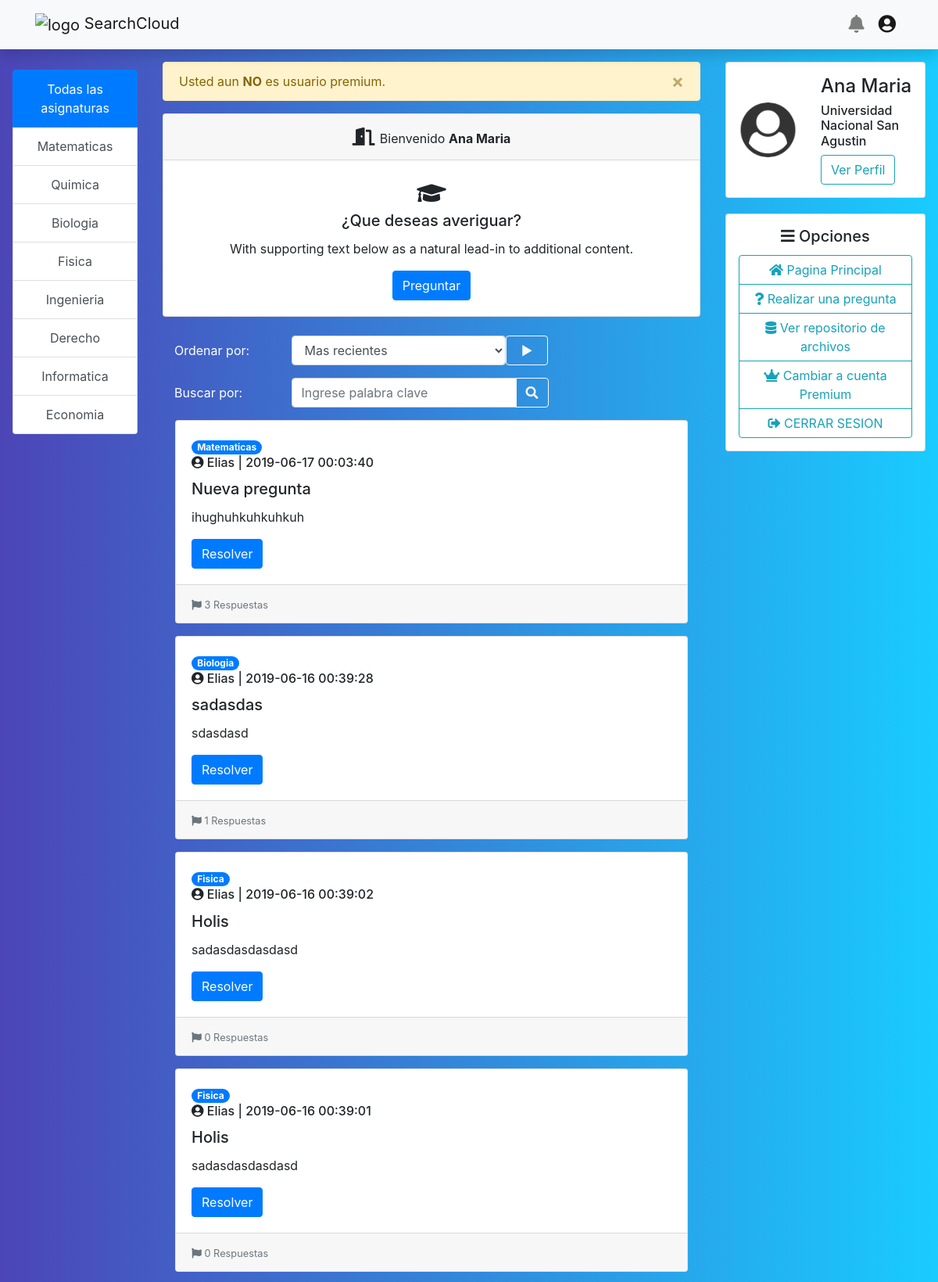
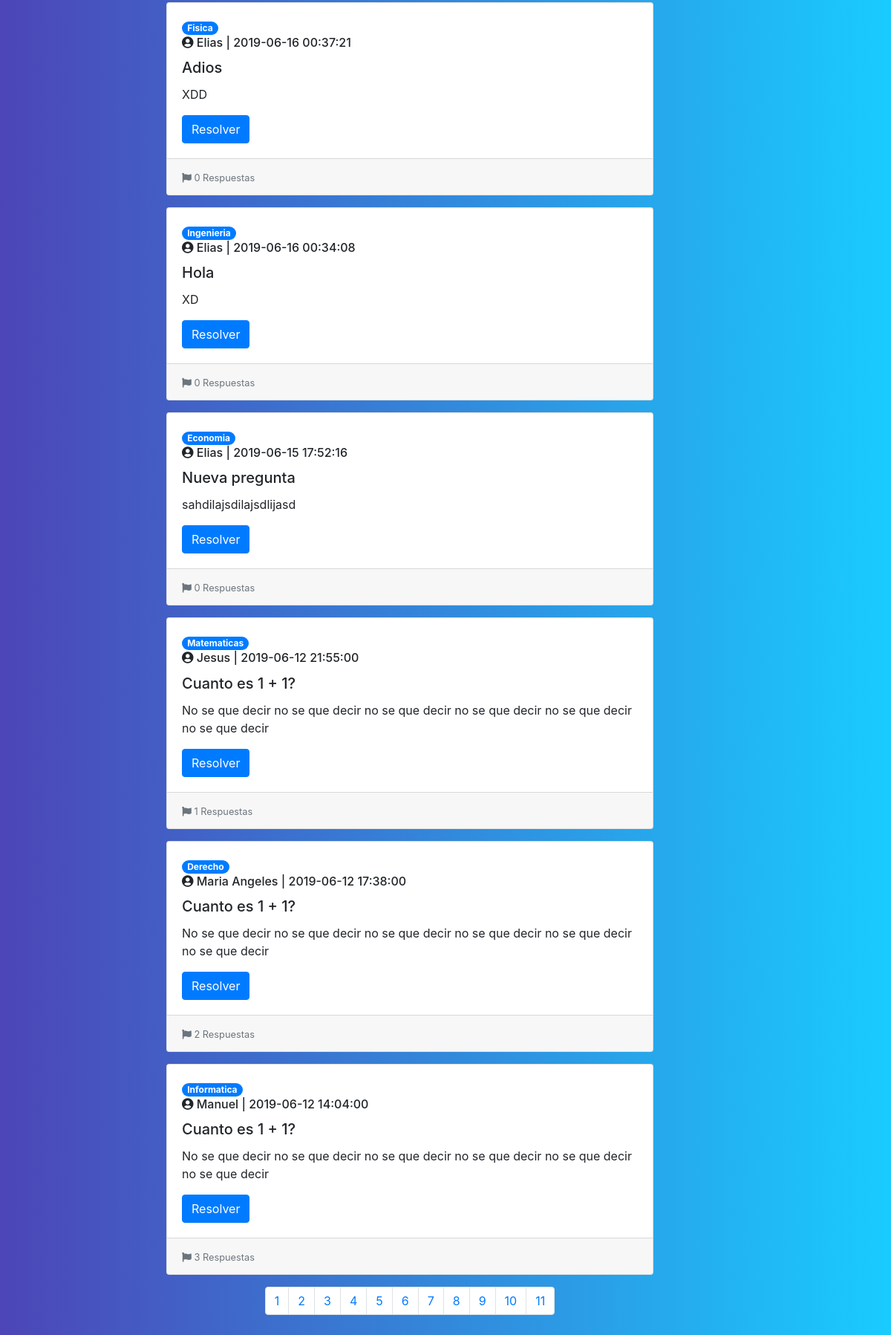
The page /main.php (signed in) on the database its author committed (2 pictures, top to bottom).
### tables this page shows
CREATE TABLE IF NOT EXISTS `topico` (
  `idTopico` int(11) NOT NULL AUTO_INCREMENT,
  `nombre` varchar(20) NOT NULL,
  PRIMARY KEY (`idTopico`)
);

CREATE TABLE IF NOT EXISTS `usuario` (
  `idUsuario` int(11) NOT NULL AUTO_INCREMENT,
  `nombre` varchar(60) NOT NULL,
  `apellido` varchar(60) NOT NULL,
  `email` varchar(60) NOT NULL,
  `telefono` varchar(13) NOT NULL,
  `password` varchar(250) NOT NULL,
  `fechaNacimiento` date NOT NULL,
  `imagenPerfil` varchar(100) DEFAULT NULL,
  `Universidad_idUniversidad` int(11) NOT NULL,
  `Tarjeta_idTarjeta` int(11) DEFAULT NULL,
  `Genero_idGenero` int(11) NOT NULL,
  PRIMARY KEY (`idUsuario`),
  KEY `fk_Usuario_Universidad1_idx` (`Universidad_idUniversidad`),
  KEY `fk_Usuario_Tarjeta1_idx` (`Tarjeta_idTarjeta`),
  KEY `fk_Usuario_Genero1_idx` (`Genero_idGenero`),
  CONSTRAINT `fk_Usuario_Genero1` FOREIGN KEY (`Genero_idGenero`) REFERENCES `genero` (`idGenero`) ON DELETE NO ACTION ON UPDATE NO ACTION,
  CONSTRAINT `fk_Usuario_Tarjeta1` FOREIGN KEY (`Tarjeta_idTarjeta`) REFERENCES `tarjeta` (`idTarjeta`) ON DELETE NO ACTION ON UPDATE NO ACTION,
  CONSTRAINT `fk_Usuario_Universidad1` FOREIGN KEY (`Universidad_idUniversidad`) REFERENCES `universidad` (`idUniversidad`) ON DELETE NO ACTION ON UPDATE NO ACTION
);

CREATE TABLE IF NOT EXISTS `post` (
  `idPost` int(11) NOT NULL AUTO_INCREMENT,
  `fechaPublicacion` datetime NOT NULL,
  `titulo` varchar(20) NOT NULL,
  `texto` text NOT NULL,
  `archivoAdjunto` varchar(100) DEFAULT NULL,
  `imagenAdjunta` varchar(100) DEFAULT NULL,
  `Topico_idTopico` int(11) NOT NULL,
  `Usuario_idUsuario` int(11) NOT NULL,
  PRIMARY KEY (`idPost`),
  KEY `fk_Post_Topico1_idx` (`Topico_idTopico`),
  KEY `fk_Post_Usuario1_idx` (`Usuario_idUsuario`),
  CONSTRAINT `fk_Post_Topico1` FOREIGN KEY (`Topico_idTopico`) REFERENCES `topico` (`idTopico`) ON DELETE NO ACTION ON UPDATE NO ACTION,
  CONSTRAINT `fk_Post_Usuario1` FOREIGN KEY (`Usuario_idUsuario`) REFERENCES `usuario` (`idUsuario`) ON DELETE NO ACTION ON UPDATE NO ACTION
);

CREATE TABLE IF NOT EXISTS `universidad` (
  `idUniversidad` int(11) NOT NULL AUTO_INCREMENT,
  `nombre` varchar(50) NOT NULL,
  `Ciudad_idCiudad` int(11) NOT NULL,
  PRIMARY KEY (`idUniversidad`),
  KEY `fk_Universidad_Ciudad_idx` (`Ciudad_idCiudad`),
  CONSTRAINT `fk_Universidad_Ciudad` FOREIGN KEY (`Ciudad_idCiudad`) REFERENCES `ciudad` (`idCiudad`) ON DELETE NO ACTION ON UPDATE NO ACTION
);

### main.php (the view, shortened to what the rows shown need)
<?php
    require "models/admin-usuario.php";
    require "models/admin-post.php";
    require "models/admin-topico.php";
    require "functions/get-functions.php";
    require 'functions/pagination.php';
    require "functions/activeTopic.php";
    $conexion = abrirConexion();
?>
<?php
    if (isset($_SESSION['idUsuario'])) {
        $adminUsuario = new AdminUsuario($conexion);
        $usuario = $adminUsuario->getUsuarioById($_SESSION["idUsuario"]);
    } else {
        header("Location: /login.php");
    }
?>
<?php
    $paginationValues = getPaginationValues();
    $start = $paginationValues["start"];
    $items_by_page = $paginationValues["items_by_page"];
?>
<?php
    $adminPost = new AdminPost($conexion);
    $cantidadRespuestas = $adminPost->getCantidadRespuestasPorPost();
    if (!isset($_POST["filtro_orden"]) || $_POST["filtro_orden"] == "desc"){
        $postEntries = $adminPost->getPostByDateDESC($_GET["Topico_idTopico"], $start, $items_by_page);
    } else {
        $postEntries = $adminPost->getPostByDateASC($_GET["Topico_idTopico"], $start, $items_by_page);
    }
?>
<?php $getById = new GetById($conexion); ?>
<?php
    $adminTopico = new AdminTopico($conexion);
    $listaTopico = $adminTopico->getListaTopico();
?>
<!DOCTYPE html>
<html lang="es">
<head>
    <link rel="stylesheet" href="assets/css/bootstrap.min.css">
    <link rel="stylesheet" href="assets/fa/css/all.min.css">
    <link rel="stylesheet" href="assets/css/custom/main-style.css">
</head>
<body>
    <div class="layout-container">
        <div class="left-section p-3">
            <div class="list-group collapse" id="subjects-list" role="tablist">
            	<?php if(!isset($_GET["Topico_idTopico"])):?>
                    <a href="main.php?Topico_idTopico=0" class="list-group-item list-group-item-action active">
                    	Todas las asignaturas
                	</a>
            	<?php else:?>
            		<a href="main.php?Topico_idTopico=0" class="list-group-item list-group-item-action <?=isActive(0, $_GET["Topico_idTopico"])?>">
                    	Todas las asignaturas
                	</a>
            	<?php endif;?>
                <?php foreach($listaTopico as $topico): ?>
                	<a href="main.php?Topico_idTopico=<?=$topico["idTopico"]?>" class="list-group-item list-group-item-action <?=isActive($topico["idTopico"], $_GET["Topico_idTopico"])?>">
                		<?=$topico["nombre"]?>
            		</a>
                <?php endforeach; ?>
            </div>
        </div>
        <div class="middle-section p-3">
            <div class="card text-center">
                <div class="card-header">
                    <span style="font-size: 23px;">
                        <i class="fas fa-door-open"></i>
                    </span>
                    Bienvenido <span id="nombre-usuario" style="font-weight: bold;"><?=$usuario->getNombre()?></span>
                </div>
            </div>
            <section class="entries">
                <?php foreach ($postEntries as $entry): ?>
                    <div class="entry card m-3">
                        <div class="card-body">
                            <span class="badge badge-pill badge-primary"><?=$getById->getNombreTopico($entry->getTopico_idTopico())?></span>
                            <h6 class="card-title">
                                <i class="fas fa-user-circle"></i> <?=$getById->getNombreUsuario($entry->getUsuario_idUsuario())?> | <?=$entry->getFechaPublicacion()?>
                            </h6>
                            <h5 class="card-title entry-title"><?=$entry->getTitulo()?></h5>
                            <p class="card-text"> <?=$entry->getTexto()?> </p>
                            <a href="answer-question.php?Post_idPost=<?=$entry->getIdPost()?>" class="btn btn-primary">Resolver</a>
                        </div>
                        <div class="card-footer">
                            <small class="text-muted"><i class="fas fa-flag"></i>
                            	<?php
                                	if (!empty($cantidadRespuestas[$entry->getIdPost()])) {
                            	       echo $cantidadRespuestas[$entry->getIdPost()] . " Respuestas";
                                	} else {
                                	    echo "0 Respuestas";
                                	}
                            	?>
                            </small>
                        </div>
                    </div>
                <?php endforeach; ?>
            </section>
        </div>
        <?php require "partials/right-section.php" ?>
    </div>
</body>
</html>

### partials/right-section.php (shortened to what the rows shown need)
<div class="right-section p-3">
    <div id="profile-resume" class="card p-3">
        <div class="row align-items-center">
            <div class="col-7">
                <h4><?=$usuario->getNombre()?></h4>
                <h6><?=$getById->getNombreUniversidad($usuario->getUniversidad_idUniversidad())?></h6>
                <a href="profile.php" role="button" class="btn btn-outline-info">Ver Perfil</a>
            </div>
        </div>
    </div>
</div>

### rows shown on the page
topico: nombre "Matematicas"
topico: nombre "Quimica"
topico: nombre "Biologia"
topico: nombre "Fisica"
topico: nombre "Ingenieria"
topico: nombre "Derecho"
topico: nombre "Informatica"
topico: nombre "Economia"
usuario: nombre "Ana Maria", Universidad_idUniversidad.nombre "Universidad Nacional San Agustin"
post: Topico_idTopico.nombre "Matematicas", Usuario_idUsuario.nombre "Elias", fechaPublicacion "2019-06-17 00:03:40", titulo "Nueva pregunta", texto "ihughuhkuhkuhkuh", idPost "3"
post: Topico_idTopico.nombre "Biologia", Usuario_idUsuario.nombre "Elias", fechaPublicacion "2019-06-16 00:39:28", titulo "sadasdas", texto "sdasdasd", idPost "1"
post: Topico_idTopico.nombre "Fisica", Usuario_idUsuario.nombre "Elias", fechaPublicacion "2019-06-16 00:39:02", titulo "Holis", texto "sadasdasdasdasd", shows "0 Respuestas"
post: Topico_idTopico.nombre "Fisica", Usuario_idUsuario.nombre "Elias", fechaPublicacion "2019-06-16 00:39:01", titulo "Holis", texto "sadasdasdasdasd", shows "0 Respuestas"
post: Topico_idTopico.nombre "Fisica", Usuario_idUsuario.nombre "Elias", fechaPublicacion "2019-06-16 00:37:21", titulo "Adios", texto "XDD", shows "0 Respuestas"
post: Topico_idTopico.nombre "Ingenieria", Usuario_idUsuario.nombre "Elias", fechaPublicacion "2019-06-16 00:34:08", titulo "Hola", texto "XD", shows "0 Respuestas"
post: Topico_idTopico.nombre "Economia", Usuario_idUsuario.nombre "Elias", fechaPublicacion "2019-06-15 17:52:16", titulo "Nueva pregunta", texto "sahdilajsdilajsdlijasd", shows "0 Respuestas"
post: Topico_idTopico.nombre "Matematicas", Usuario_idUsuario.nombre "Jesus", fechaPublicacion "2019-06-12 21:55:00", titulo "Cuanto es 1 + 1?", texto "No se que decir no se que decir no se que decir no se que decir no se que decir no se que decir", idPost "1"
post: Topico_idTopico.nombre "Derecho", Usuario_idUsuario.nombre "Maria Angeles", fechaPublicacion "2019-06-12 17:38:00", titulo "Cuanto es 1 + 1?", texto "No se que decir no se que decir no se que decir no se que decir no se que decir no se que decir", idPost "2"
post: Topico_idTopico.nombre "Informatica", Usuario_idUsuario.nombre "Manuel", fechaPublicacion "2019-06-12 14:04:00", titulo "Cuanto es 1 + 1?", texto "No se que decir no se que decir no se que decir no se que decir no se que decir no se que decir", idPost "3"
